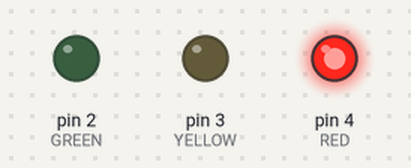
Bench run of a sketch on a simulated Arduino Uno, built with avr-gcc and run on an emulated ATmega328P. Parts: output pins drawn as LEDs (lit = HIGH).

Above: at 0.1 s.
Timing chart, 0 to 1.6 s (numbered marks = the images above):
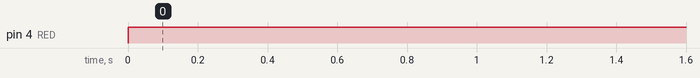

Measured:
- by itself, pin 4 (RED): LOW → HIGH at 0.00 s

The sketch:

red.ino
```cpp
// variables

int GREEN = 2;
int YELLOW = 3;
int RED = 4;
int DELAY_GREEN = 5000;
int DELAY_YELLOW = 2000;
int DELAY_RED = 5000;

void red_light()
{
  digitalWrite(GREEN, LOW);
  digitalWrite(YELLOW, LOW);
  digitalWrite(RED, HIGH);
}
// basic functions
void setup()
{
  pinMode(GREEN, OUTPUT);
  pinMode(YELLOW, OUTPUT);
  pinMode(RED, OUTPUT);
}

void loop()
{
  red_light();
  delay(DELAY_RED);
}
```
